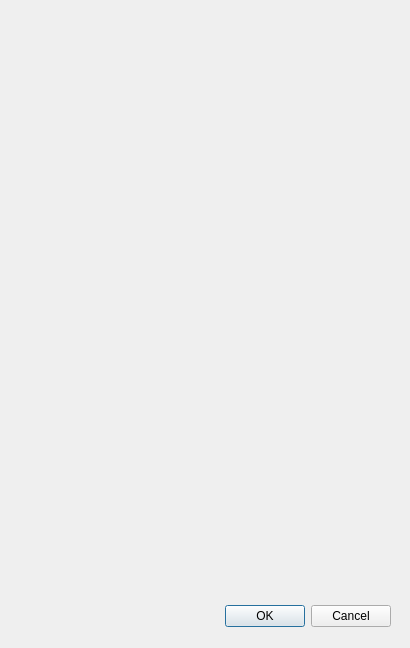
<?xml version="1.0" encoding="UTF-8"?>
<ui version="4.0">
 <class>Dialog_georefinfos</class>
 <widget class="QDialog" name="Dialog_georefinfos">
  <property name="windowModality">
   <enum>Qt::ApplicationModal</enum>
  </property>
  <property name="geometry">
   <rect>
    <x>0</x>
    <y>0</y>
    <width>410</width>
    <height>648</height>
   </rect>
  </property>
  <property name="sizePolicy">
   <sizepolicy hsizetype="Fixed" vsizetype="Fixed">
    <horstretch>0</horstretch>
    <verstretch>0</verstretch>
   </sizepolicy>
  </property>
  <property name="minimumSize">
   <size>
    <width>410</width>
    <height>648</height>
   </size>
  </property>
  <property name="maximumSize">
   <size>
    <width>410</width>
    <height>648</height>
   </size>
  </property>
  <property name="windowTitle">
   <string notr="true">Georeferencing info</string>
  </property>
  <property name="modal">
   <bool>true</bool>
  </property>
  <widget class="QDialogButtonBox" name="buttonBox">
   <property name="geometry">
    <rect>
     <x>20</x>
     <y>600</y>
     <width>371</width>
     <height>32</height>
    </rect>
   </property>
   <property name="orientation">
    <enum>Qt::Horizontal</enum>
   </property>
   <property name="standardButtons">
    <set>QDialogButtonBox::Cancel|QDialogButtonBox::Ok</set>
   </property>
  </widget>
  <widget class="WidgetGeoRefInfos" name="wdgtGeoRefInfos" native="true">
   <property name="geometry">
    <rect>
     <x>0</x>
     <y>0</y>
     <width>410</width>
     <height>587</height>
    </rect>
   </property>
  </widget>
 </widget>
 <customwidgets>
  <customwidget>
   <class>WidgetGeoRefInfos</class>
   <extends>QWidget</extends>
   <header>widgetGeoRefInfos.h</header>
   <container>1</container>
  </customwidget>
 </customwidgets>
 <resources/>
 <connections>
  <connection>
   <sender>buttonBox</sender>
   <signal>accepted()</signal>
   <receiver>Dialog_georefinfos</receiver>
   <slot>accept()</slot>
   <hints>
    <hint type="sourcelabel">
     <x>248</x>
     <y>254</y>
    </hint>
    <hint type="destinationlabel">
     <x>157</x>
     <y>274</y>
    </hint>
   </hints>
  </connection>
  <connection>
   <sender>buttonBox</sender>
   <signal>rejected()</signal>
   <receiver>Dialog_georefinfos</receiver>
   <slot>reject()</slot>
   <hints>
    <hint type="sourcelabel">
     <x>316</x>
     <y>260</y>
    </hint>
    <hint type="destinationlabel">
     <x>286</x>
     <y>274</y>
    </hint>
   </hints>
  </connection>
 </connections>
</ui>
